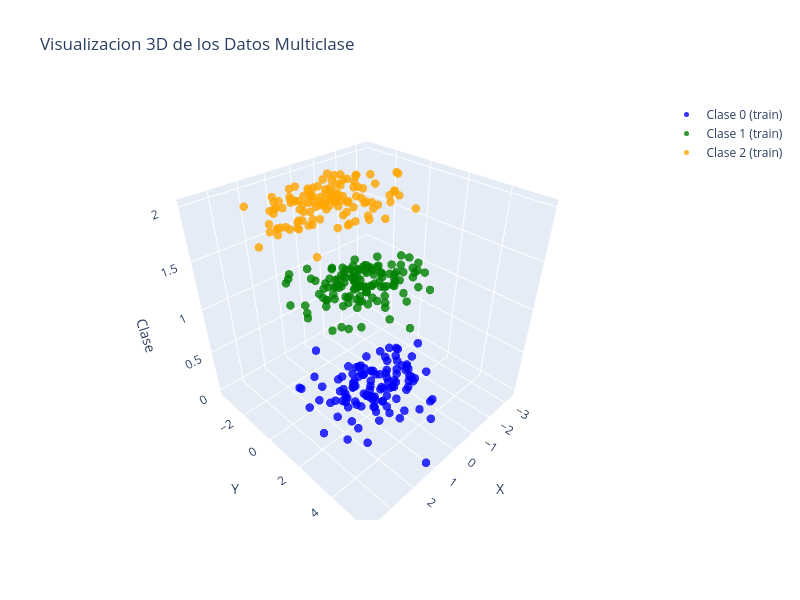

Write notebook code for a chart like this one.
### Code cell
import plotly.graph_objects as go

# Crear figura 3D interactiva
fig = go.Figure()

colores_3d = ['blue', 'green', 'orange']
nombres = ['Clase 0', 'Clase 1', 'Clase 2']

for i in range(3):
    mask = y_train_m == i
    fig.add_trace(go.Scatter3d(
        x=X_train_m[mask, 0],
        y=X_train_m[mask, 1],
        z=[i] * sum(mask),  # La clase como tercera dimension
        mode='markers',
        marker=dict(size=5, color=colores_3d[i], opacity=0.8),
        name=f'{nombres[i]} (train)'
    ))

fig.update_layout(
    title='Visualizacion 3D de los Datos Multiclase',
    scene=dict(
        xaxis_title='X',
        yaxis_title='Y',
        zaxis_title='Clase'
    ),
    width=800,
    height=600
)

fig.show()
